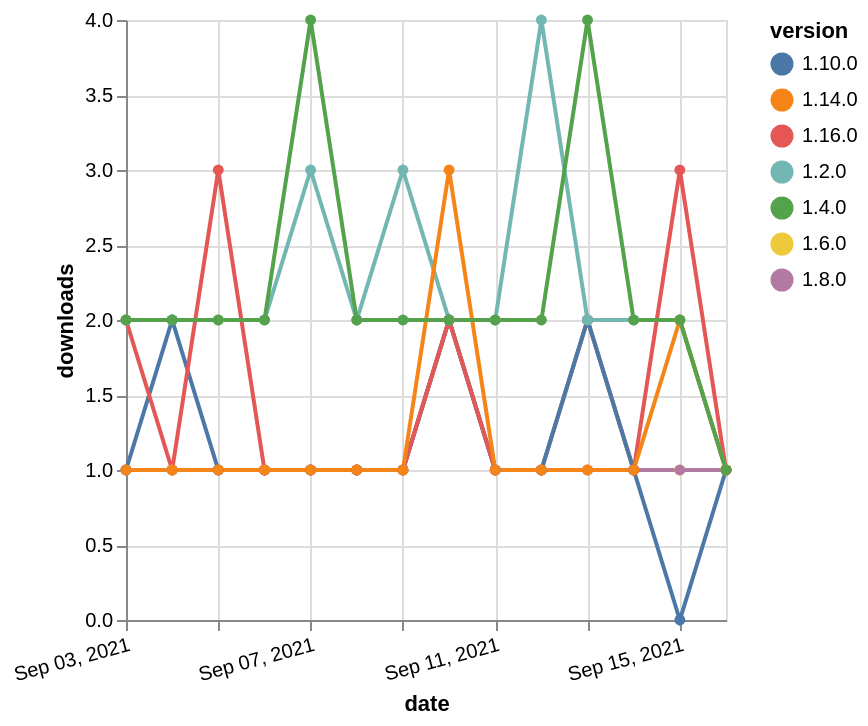

Here is the Vega-Lite specification saved for this chart:
### Vega-Lite specification from a JSON file in a GitHub repository (floating-point values rounded to 4 significant figures)
{"$schema": "https://vega.github.io/schema/vega-lite/v5.json", "description": "A simple bar chart with embedded data.", "data": {"values": [{"date": "2021-09-03", "total": 253, "delta": 1, "version": "1.6.0"}, {"date": "2021-09-04", "total": 254, "delta": 1, "version": "1.6.0"}, {"date": "2021-09-05", "total": 255, "delta": 1, "version": "1.6.0"}, {"date": "2021-09-06", "total": 256, "delta": 1, "version": "1.6.0"}, {"date": "2021-09-07", "total": 257, "delta": 1, "version": "1.6.0"}, {"date": "2021-09-08", "total": 258, "delta": 1, "version": "1.6.0"}, {"date": "2021-09-09", "total": 259, "delta": 1, "version": "1.6.0"}, {"date": "2021-09-10", "total": 261, "delta": 2, "version": "1.6.0"}, {"date": "2021-09-11", "total": 262, "delta": 1, "version": "1.6.0"}, {"date": "2021-09-12", "total": 263, "delta": 1, "version": "1.6.0"}, {"date": "2021-09-13", "total": 265, "delta": 2, "version": "1.6.0"}, {"date": "2021-09-14", "total": 266, "delta": 1, "version": "1.6.0"}, {"date": "2021-09-15", "total": 267, "delta": 1, "version": "1.6.0"}, {"date": "2021-09-16", "total": 268, "delta": 1, "version": "1.6.0"}, {"date": "2021-09-03", "total": 211, "delta": 1, "version": "1.8.0"}, {"date": "2021-09-04", "total": 212, "delta": 1, "version": "1.8.0"}, {"date": "2021-09-05", "total": 213, "delta": 1, "version": "1.8.0"}, {"date": "2021-09-06", "total": 214, "delta": 1, "version": "1.8.0"}, {"date": "2021-09-07", "total": 215, "delta": 1, "version": "1.8.0"}, {"date": "2021-09-08", "total": 216, "delta": 1, "version": "1.8.0"}, {"date": "2021-09-09", "total": 217, "delta": 1, "version": "1.8.0"}, {"date": "2021-09-10", "total": 219, "delta": 2, "version": "1.8.0"}, {"date": "2021-09-11", "total": 220, "delta": 1, "version": "1.8.0"}, {"date": "2021-09-12", "total": 221, "delta": 1, "version": "1.8.0"}, {"date": "2021-09-13", "total": 223, "delta": 2, "version": "1.8.0"}, {"date": "2021-09-14", "total": 224, "delta": 1, "version": "1.8.0"}, {"date": "2021-09-15", "total": 225, "delta": 1, "version": "1.8.0"}, {"date": "2021-09-16", "total": 226, "delta": 1, "version": "1.8.0"}, {"date": "2021-09-03", "total": 196, "delta": 1, "version": "1.10.0"}, {"date": "2021-09-04", "total": 198, "delta": 2, "version": "1.10.0"}, {"date": "2021-09-05", "total": 199, "delta": 1, "version": "1.10.0"}, {"date": "2021-09-06", "total": 200, "delta": 1, "version": "1.10.0"}, {"date": "2021-09-07", "total": 201, "delta": 1, "version": "1.10.0"}, {"date": "2021-09-08", "total": 202, "delta": 1, "version": "1.10.0"}, {"date": "2021-09-09", "total": 203, "delta": 1, "version": "1.10.0"}, {"date": "2021-09-10", "total": 205, "delta": 2, "version": "1.10.0"}, {"date": "2021-09-11", "total": 206, "delta": 1, "version": "1.10.0"}, {"date": "2021-09-12", "total": 207, "delta": 1, "version": "1.10.0"}, {"date": "2021-09-13", "total": 209, "delta": 2, "version": "1.10.0"}, {"date": "2021-09-14", "total": 210, "delta": 1, "version": "1.10.0"}, {"date": "2021-09-15", "total": 210, "delta": 0, "version": "1.10.0"}, {"date": "2021-09-16", "total": 211, "delta": 1, "version": "1.10.0"}, {"date": "2021-09-03", "total": 123, "delta": 2, "version": "1.16.0"}, {"date": "2021-09-04", "total": 124, "delta": 1, "version": "1.16.0"}, {"date": "2021-09-05", "total": 127, "delta": 3, "version": "1.16.0"}, {"date": "2021-09-06", "total": 128, "delta": 1, "version": "1.16.0"}, {"date": "2021-09-07", "total": 129, "delta": 1, "version": "1.16.0"}, {"date": "2021-09-08", "total": 130, "delta": 1, "version": "1.16.0"}, {"date": "2021-09-09", "total": 131, "delta": 1, "version": "1.16.0"}, {"date": "2021-09-10", "total": 133, "delta": 2, "version": "1.16.0"}, {"date": "2021-09-11", "total": 134, "delta": 1, "version": "1.16.0"}, {"date": "2021-09-12", "total": 135, "delta": 1, "version": "1.16.0"}, {"date": "2021-09-13", "total": 136, "delta": 1, "version": "1.16.0"}, {"date": "2021-09-14", "total": 137, "delta": 1, "version": "1.16.0"}, {"date": "2021-09-15", "total": 140, "delta": 3, "version": "1.16.0"}, {"date": "2021-09-16", "total": 141, "delta": 1, "version": "1.16.0"}, {"date": "2021-09-03", "total": 2400, "delta": 2, "version": "1.2.0"}, {"date": "2021-09-04", "total": 2402, "delta": 2, "version": "1.2.0"}, {"date": "2021-09-05", "total": 2404, "delta": 2, "version": "1.2.0"}, {"date": "2021-09-06", "total": 2406, "delta": 2, "version": "1.2.0"}, {"date": "2021-09-07", "total": 2409, "delta": 3, "version": "1.2.0"}, {"date": "2021-09-08", "total": 2411, "delta": 2, "version": "1.2.0"}, {"date": "2021-09-09", "total": 2414, "delta": 3, "version": "1.2.0"}, {"date": "2021-09-10", "total": 2416, "delta": 2, "version": "1.2.0"}, {"date": "2021-09-11", "total": 2418, "delta": 2, "version": "1.2.0"}, {"date": "2021-09-12", "total": 2422, "delta": 4, "version": "1.2.0"}, {"date": "2021-09-13", "total": 2424, "delta": 2, "version": "1.2.0"}, {"date": "2021-09-14", "total": 2426, "delta": 2, "version": "1.2.0"}, {"date": "2021-09-15", "total": 2428, "delta": 2, "version": "1.2.0"}, {"date": "2021-09-16", "total": 2429, "delta": 1, "version": "1.2.0"}, {"date": "2021-09-03", "total": 201, "delta": 1, "version": "1.14.0"}, {"date": "2021-09-04", "total": 202, "delta": 1, "version": "1.14.0"}, {"date": "2021-09-05", "total": 203, "delta": 1, "version": "1.14.0"}, {"date": "2021-09-06", "total": 204, "delta": 1, "version": "1.14.0"}, {"date": "2021-09-07", "total": 205, "delta": 1, "version": "1.14.0"}, {"date": "2021-09-08", "total": 206, "delta": 1, "version": "1.14.0"}, {"date": "2021-09-09", "total": 207, "delta": 1, "version": "1.14.0"}, {"date": "2021-09-10", "total": 210, "delta": 3, "version": "1.14.0"}, {"date": "2021-09-11", "total": 211, "delta": 1, "version": "1.14.0"}, {"date": "2021-09-12", "total": 212, "delta": 1, "version": "1.14.0"}, {"date": "2021-09-13", "total": 213, "delta": 1, "version": "1.14.0"}, {"date": "2021-09-14", "total": 214, "delta": 1, "version": "1.14.0"}, {"date": "2021-09-15", "total": 216, "delta": 2, "version": "1.14.0"}, {"date": "2021-09-16", "total": 217, "delta": 1, "version": "1.14.0"}, {"date": "2021-09-03", "total": 2482, "delta": 2, "version": "1.4.0"}, {"date": "2021-09-04", "total": 2484, "delta": 2, "version": "1.4.0"}, {"date": "2021-09-05", "total": 2486, "delta": 2, "version": "1.4.0"}, {"date": "2021-09-06", "total": 2488, "delta": 2, "version": "1.4.0"}, {"date": "2021-09-07", "total": 2492, "delta": 4, "version": "1.4.0"}, {"date": "2021-09-08", "total": 2494, "delta": 2, "version": "1.4.0"}, {"date": "2021-09-09", "total": 2496, "delta": 2, "version": "1.4.0"}, {"date": "2021-09-10", "total": 2498, "delta": 2, "version": "1.4.0"}, {"date": "2021-09-11", "total": 2500, "delta": 2, "version": "1.4.0"}, {"date": "2021-09-12", "total": 2502, "delta": 2, "version": "1.4.0"}, {"date": "2021-09-13", "total": 2506, "delta": 4, "version": "1.4.0"}, {"date": "2021-09-14", "total": 2508, "delta": 2, "version": "1.4.0"}, {"date": "2021-09-15", "total": 2510, "delta": 2, "version": "1.4.0"}, {"date": "2021-09-16", "total": 2511, "delta": 1, "version": "1.4.0"}]}, "width": "container", "mark": {"type": "line", "point": {"filled": true}}, "encoding": {"x": {"field": "date", "type": "temporal", "timeUnit": "yearmonthdate", "title": "date", "axis": {"labelAngle": -15}}, "y": {"field": "delta", "type": "quantitative", "title": "downloads"}, "color": {"field": "version", "type": "nominal"}, "tooltip": {"field": "delta"}}}
